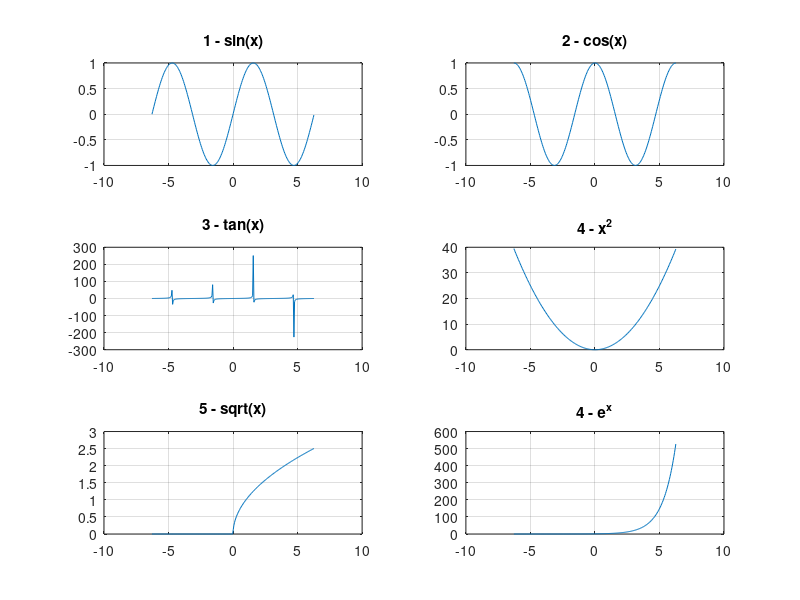

The MATLAB source for this figure:
% Creating a subplot
function main
    pause(1)
    figure
    x = -2*pi:.05:2*pi;
    subplot(3,2,1)
    plot(x, sin(x))
    title('1 - sin(x)'); grid on
    subplot(3,2,2)
    plot(x, cos(x))
    title('2 - cos(x)'); grid on
    subplot(3,2,3)
    plot(x, tan(x))
    title('3 - tan(x)'); grid on
    subplot(3,2,4)
    plot(x, x.^2)
    title('4 - x^2'); grid on
    subplot(3,2,5)
    plot(x, sqrt(x))
    title('5 - sqrt(x)'); grid on
    subplot(3,2,6)
    plot(x, exp(x))
    title('4 - e^x'); grid on
end
